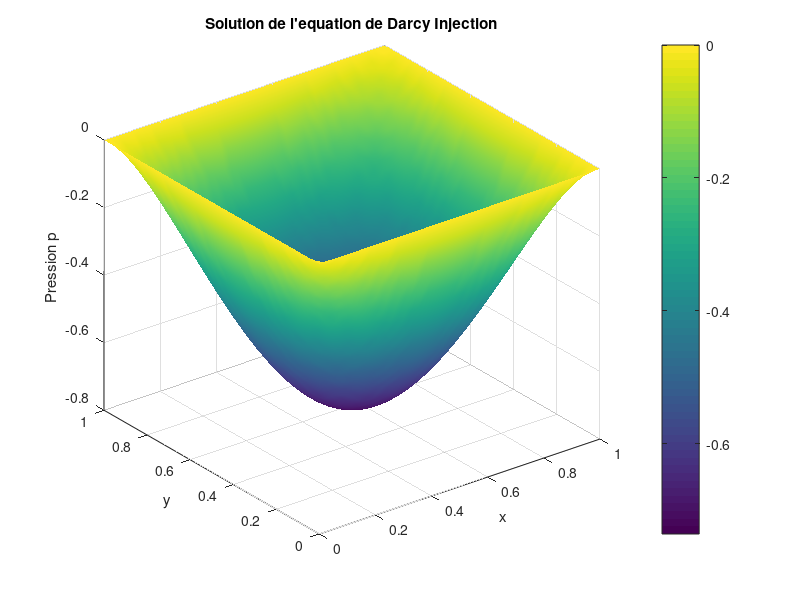

Write MATLAB code to recreate this figure.
% R?solution de l'?quation de Darcy 1D par la m?thode des diff?rences finies
% -div(k grad(p)) = f

clear; clc;

% Param?tres physiques
L = 1.0;        % Longueur du domaine
k = 1.0;        % Perm?abilit? constante
f_val = -10.0; 

% Discr?tisation
Nx = 50; Ny = 50;
hx = L / (Nx - 1);
hy = L / (Ny - 1);

% Cr?ation des matrices
N = Nx * Ny;
A = sparse(N, N);
b = zeros(N, 1);

% Fonction index global
index = @(i,j) (j-1)*Nx + i;

for j = 1:Ny
    for i = 1:Nx
        idx = index(i,j);

        % Bord : Dirichlet p=0
        if i == 1 || i == Nx || j == 1 || j == Ny
            A(idx, idx) = 1;
            b(idx) = 0;
        else
            % Laplacien 5 points
            A(idx, index(i,j))   = -2*k/(hx^2) - 2*k/(hy^2);
            A(idx, index(i-1,j)) =  k/(hx^2);
            A(idx, index(i+1,j)) =  k/(hx^2);
            A(idx, index(i,j-1)) =  k/(hy^2);
            A(idx, index(i,j+1)) =  k/(hy^2);

            % Terme source
            b(idx) = -f_val;  % injection
        end
    end
end

% R?solution
p = A \ b;
P = reshape(p, [Nx, Ny]);

% Affichage
[X, Y] = meshgrid(0:hx:L, 0:hy:L);
figure;
surf(X, Y, P');
xlabel('x'); ylabel('y'); zlabel('Pression p');
title('Solution de l''equation de Darcy Injection');
shading interp; colorbar;
saveas(gcf, 'ma_figure_Darcy_production_DF.png'); 
